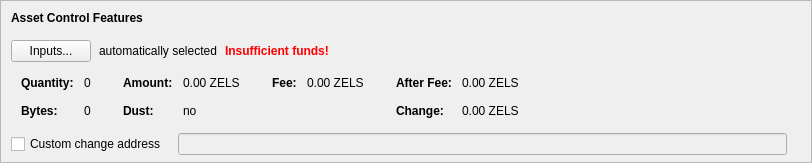
      <widget class="QFrame" name="frameAssetControl">
       <property name="sizePolicy">
        <sizepolicy hsizetype="Expanding" vsizetype="Fixed">
         <horstretch>0</horstretch>
         <verstretch>0</verstretch>
        </sizepolicy>
       </property>
       <property name="maximumSize">
        <size>
         <width>16777215</width>
         <height>16777215</height>
        </size>
       </property>
       <property name="frameShape">
        <enum>QFrame::StyledPanel</enum>
       </property>
       <property name="frameShadow">
        <enum>QFrame::Sunken</enum>
       </property>
       <layout class="QVBoxLayout" name="verticalLayoutAssetControl2">
        <property name="spacing">
         <number>0</number>
        </property>
        <property name="leftMargin">
         <number>0</number>
        </property>
        <property name="topMargin">
         <number>0</number>
        </property>
        <property name="rightMargin">
         <number>0</number>
        </property>
        <property name="bottomMargin">
         <number>6</number>
        </property>
        <item>
         <layout class="QVBoxLayout" name="verticalLayoutAssetControl" stretch="0,0,0,0,1">
          <property name="spacing">
           <number>0</number>
          </property>
          <property name="leftMargin">
           <number>10</number>
          </property>
          <property name="topMargin">
           <number>10</number>
          </property>
          <item>
           <layout class="QHBoxLayout" name="horizontalLayoutAssetControl1">
            <property name="bottomMargin">
             <number>15</number>
            </property>
            <item>
             <widget class="QLabel" name="labelAssetControlFeatures">
              <property name="sizePolicy">
               <sizepolicy hsizetype="Preferred" vsizetype="Maximum">
                <horstretch>0</horstretch>
                <verstretch>0</verstretch>
               </sizepolicy>
              </property>
              <property name="font">
               <font>
                <weight>75</weight>
                <bold>true</bold>
               </font>
              </property>
              <property name="styleSheet">
               <string notr="true">font-weight:bold;</string>
              </property>
              <property name="text">
               <string>Asset Control Features</string>
              </property>
             </widget>
            </item>
           </layout>
          </item>
          <item>
           <layout class="QHBoxLayout" name="horizontalLayoutAssetControl2" stretch="0,0,0,0">
            <property name="spacing">
             <number>8</number>
            </property>
            <property name="bottomMargin">
             <number>10</number>
            </property>
            <item>
             <widget class="QPushButton" name="pushButtonAssetControl">
              <property name="styleSheet">
               <string notr="true"/>
              </property>
              <property name="text">
               <string>Inputs...</string>
              </property>
              <property name="autoDefault">
               <bool>false</bool>
              </property>
             </widget>
            </item>
            <item>
             <widget class="QLabel" name="labelAssetControlAutomaticallySelected">
              <property name="text">
               <string>automatically selected</string>
              </property>
              <property name="margin">
               <number>5</number>
              </property>
             </widget>
            </item>
            <item>
             <widget class="QLabel" name="labelAssetControlInsuffFunds">
              <property name="font">
               <font>
                <weight>75</weight>
                <bold>true</bold>
               </font>
              </property>
              <property name="styleSheet">
               <string notr="true">color:red;font-weight:bold;</string>
              </property>
              <property name="text">
               <string>Insufficient funds!</string>
              </property>
              <property name="margin">
               <number>5</number>
              </property>
             </widget>
            </item>
            <item>
             <spacer name="horizontalSpacerAssetControl">
              <property name="orientation">
               <enum>Qt::Horizontal</enum>
              </property>
              <property name="sizeHint" stdset="0">
               <size>
                <width>40</width>
                <height>1</height>
               </size>
              </property>
             </spacer>
            </item>
           </layout>
          </item>
          <item>
           <widget class="QWidget" name="widgetAssetControl" native="true">
            <property name="sizePolicy">
             <sizepolicy hsizetype="Preferred" vsizetype="Preferred">
              <horstretch>0</horstretch>
              <verstretch>0</verstretch>
             </sizepolicy>
            </property>
            <property name="minimumSize">
             <size>
              <width>0</width>
              <height>0</height>
             </size>
            </property>
            <property name="styleSheet">
             <string notr="true"/>
            </property>
            <layout class="QHBoxLayout" name="horizontalLayoutAssetControl5">
             <property name="leftMargin">
              <number>0</number>
             </property>
             <property name="topMargin">
              <number>0</number>
             </property>
             <property name="rightMargin">
              <number>0</number>
             </property>
             <property name="bottomMargin">
              <number>0</number>
             </property>
             <item>
              <layout class="QHBoxLayout" name="horizontalLayoutAssetControl3" stretch="0,0,0,1">
               <property name="spacing">
                <number>20</number>
               </property>
               <property name="topMargin">
                <number>0</number>
               </property>
               <property name="bottomMargin">
                <number>10</number>
               </property>
               <item>
                <layout class="QFormLayout" name="formLayoutAssetControl1">
                 <property name="horizontalSpacing">
                  <number>10</number>
                 </property>
                 <property name="verticalSpacing">
                  <number>14</number>
                 </property>
                 <property name="leftMargin">
                  <number>10</number>
                 </property>
                 <property name="topMargin">
                  <number>4</number>
                 </property>
                 <property name="rightMargin">
                  <number>6</number>
                 </property>
                 <item row="0" column="0">
                  <widget class="QLabel" name="labelAssetControlQuantityText">
                   <property name="font">
                    <font>
                     <weight>75</weight>
                     <bold>true</bold>
                    </font>
                   </property>
                   <property name="text">
                    <string>Quantity:</string>
                   </property>
                   <property name="margin">
                    <number>0</number>
                   </property>
                  </widget>
                 </item>
                 <item row="0" column="1">
                  <widget class="QLabel" name="labelAssetControlQuantity">
                   <property name="cursor">
                    <cursorShape>IBeamCursor</cursorShape>
                   </property>
                   <property name="contextMenuPolicy">
                    <enum>Qt::ActionsContextMenu</enum>
                   </property>
                   <property name="text">
                    <string notr="true">0</string>
                   </property>
                   <property name="margin">
                    <number>0</number>
                   </property>
                   <property name="textInteractionFlags">
                    <set>Qt::LinksAccessibleByMouse|Qt::TextSelectableByKeyboard|Qt::TextSelectableByMouse</set>
                   </property>
                  </widget>
                 </item>
                 <item row="1" column="0">
                  <widget class="QLabel" name="labelAssetControlBytesText">
                   <property name="font">
                    <font>
                     <weight>75</weight>
                     <bold>true</bold>
                    </font>
                   </property>
                   <property name="text">
                    <string>Bytes:</string>
                   </property>
                  </widget>
                 </item>
                 <item row="1" column="1">
                  <widget class="QLabel" name="labelAssetControlBytes">
                   <property name="cursor">
                    <cursorShape>IBeamCursor</cursorShape>
                   </property>
                   <property name="contextMenuPolicy">
                    <enum>Qt::ActionsContextMenu</enum>
                   </property>
                   <property name="text">
                    <string notr="true">0</string>
                   </property>
                   <property name="textInteractionFlags">
                    <set>Qt::LinksAccessibleByMouse|Qt::TextSelectableByKeyboard|Qt::TextSelectableByMouse</set>
                   </property>
                  </widget>
                 </item>
                </layout>
               </item>
               <item>
                <layout class="QFormLayout" name="formLayoutAssetControl2">
                 <property name="horizontalSpacing">
                  <number>10</number>
                 </property>
                 <property name="verticalSpacing">
                  <number>14</number>
                 </property>
                 <property name="leftMargin">
                  <number>6</number>
                 </property>
                 <property name="topMargin">
                  <number>4</number>
                 </property>
                 <property name="rightMargin">
                  <number>6</number>
                 </property>
                 <item row="0" column="0">
                  <widget class="QLabel" name="labelAssetControlAmountText">
                   <property name="font">
                    <font>
                     <weight>75</weight>
                     <bold>true</bold>
                    </font>
                   </property>
                   <property name="text">
                    <string>Amount:</string>
                   </property>
                   <property name="margin">
                    <number>0</number>
                   </property>
                  </widget>
                 </item>
                 <item row="0" column="1">
                  <widget class="QLabel" name="labelAssetControlAmount">
                   <property name="cursor">
                    <cursorShape>IBeamCursor</cursorShape>
                   </property>
                   <property name="contextMenuPolicy">
                    <enum>Qt::ActionsContextMenu</enum>
                   </property>
                   <property name="text">
                    <string notr="true">0.00 ZELS</string>
                   </property>
                   <property name="textInteractionFlags">
                    <set>Qt::LinksAccessibleByMouse|Qt::TextSelectableByKeyboard|Qt::TextSelectableByMouse</set>
                   </property>
                  </widget>
                 </item>
                 <item row="1" column="0">
                  <widget class="QLabel" name="labelAssetControlLowOutputText">
                   <property name="font">
                    <font>
                     <weight>75</weight>
                     <bold>true</bold>
                    </font>
                   </property>
                   <property name="text">
                    <string>Dust:</string>
                   </property>
                  </widget>
                 </item>
                 <item row="1" column="1">
                  <widget class="QLabel" name="labelAssetControlLowOutput">
                   <property name="cursor">
                    <cursorShape>IBeamCursor</cursorShape>
                   </property>
                   <property name="contextMenuPolicy">
                    <enum>Qt::ActionsContextMenu</enum>
                   </property>
                   <property name="text">
                    <string notr="true">no</string>
                   </property>
                   <property name="textInteractionFlags">
                    <set>Qt::LinksAccessibleByMouse|Qt::TextSelectableByKeyboard|Qt::TextSelectableByMouse</set>
                   </property>
                  </widget>
                 </item>
                </layout>
               </item>
               <item>
                <layout class="QFormLayout" name="formLayoutAssetControl3">
                 <property name="horizontalSpacing">
                  <number>10</number>
                 </property>
                 <property name="verticalSpacing">
                  <number>14</number>
                 </property>
                 <property name="leftMargin">
                  <number>6</number>
                 </property>
                 <property name="topMargin">
                  <number>4</number>
                 </property>
                 <property name="rightMargin">
                  <number>6</number>
                 </property>
                 <item row="0" column="0">
                  <widget class="QLabel" name="labelAssetControlFeeText">
                   <property name="font">
                    <font>
                     <weight>75</weight>
                     <bold>true</bold>
                    </font>
                   </property>
                   <property name="text">
                    <string>Fee:</string>
                   </property>
                   <property name="margin">
                    <number>0</number>
                   </property>
                  </widget>
                 </item>
                 <item row="0" column="1">
                  <widget class="QLabel" name="labelAssetControlFee">
                   <property name="cursor">
                    <cursorShape>IBeamCursor</cursorShape>
                   </property>
                   <property name="contextMenuPolicy">
                    <enum>Qt::ActionsContextMenu</enum>
                   </property>
                   <property name="text">
                    <string notr="true">0.00 ZELS</string>
                   </property>
                   <property name="textInteractionFlags">
                    <set>Qt::LinksAccessibleByMouse|Qt::TextSelectableByKeyboard|Qt::TextSelectableByMouse</set>
                   </property>
                  </widget>
                 </item>
                </layout>
               </item>
               <item>
                <layout class="QFormLayout" name="formLayoutAssetControl4">
                 <property name="horizontalSpacing">
                  <number>10</number>
                 </property>
                 <property name="verticalSpacing">
                  <number>14</number>
                 </property>
                 <property name="leftMargin">
                  <number>6</number>
                 </property>
                 <property name="topMargin">
                  <number>4</number>
                 </property>
                 <property name="rightMargin">
                  <number>6</number>
                 </property>
                 <item row="0" column="0">
                  <widget class="QLabel" name="labelAssetControlAfterFeeText">
                   <property name="font">
                    <font>
                     <weight>75</weight>
                     <bold>true</bold>
                    </font>
                   </property>
                   <property name="text">
                    <string>After Fee:</string>
                   </property>
                   <property name="margin">
                    <number>0</number>
                   </property>
                  </widget>
                 </item>
                 <item row="0" column="1">
                  <widget class="QLabel" name="labelAssetControlAfterFee">
                   <property name="cursor">
                    <cursorShape>IBeamCursor</cursorShape>
                   </property>
                   <property name="contextMenuPolicy">
                    <enum>Qt::ActionsContextMenu</enum>
                   </property>
                   <property name="text">
                    <string notr="true">0.00 ZELS</string>
                   </property>
                   <property name="textInteractionFlags">
                    <set>Qt::LinksAccessibleByMouse|Qt::TextSelectableByKeyboard|Qt::TextSelectableByMouse</set>
                   </property>
                  </widget>
                 </item>
                 <item row="1" column="0">
                  <widget class="QLabel" name="labelAssetControlChangeText">
                   <property name="font">
                    <font>
                     <weight>75</weight>
                     <bold>true</bold>
                    </font>
                   </property>
                   <property name="text">
                    <string>Change:</string>
                   </property>
                  </widget>
                 </item>
                 <item row="1" column="1">
                  <widget class="QLabel" name="labelAssetControlChange">
                   <property name="cursor">
                    <cursorShape>IBeamCursor</cursorShape>
                   </property>
                   <property name="contextMenuPolicy">
                    <enum>Qt::ActionsContextMenu</enum>
                   </property>
                   <property name="text">
                    <string notr="true">0.00 ZELS</string>
                   </property>
                   <property name="textInteractionFlags">
                    <set>Qt::LinksAccessibleByMouse|Qt::TextSelectableByKeyboard|Qt::TextSelectableByMouse</set>
                   </property>
                  </widget>
                 </item>
                </layout>
               </item>
              </layout>
             </item>
            </layout>
           </widget>
          </item>
          <item>
           <layout class="QHBoxLayout" name="horizontalLayoutAssetControl4" stretch="0,0,0">
            <property name="spacing">
             <number>12</number>
            </property>
            <property name="sizeConstraint">
             <enum>QLayout::SetDefaultConstraint</enum>
            </property>
            <property name="topMargin">
             <number>5</number>
            </property>
            <property name="rightMargin">
             <number>5</number>
            </property>
            <item>
             <widget class="QCheckBox" name="checkBoxAssetControlChange">
              <property name="toolTip">
               <string>If this is activated, but the change address is empty or invalid, change will be sent to a newly generated address.</string>
              </property>
              <property name="text">
               <string>Custom change address</string>
              </property>
             </widget>
            </item>
            <item>
             <widget class="QValidatedLineEdit" name="lineEditAssetControlChange">
              <property name="enabled">
               <bool>false</bool>
              </property>
              <property name="sizePolicy">
               <sizepolicy hsizetype="Expanding" vsizetype="Fixed">
                <horstretch>0</horstretch>
                <verstretch>0</verstretch>
               </sizepolicy>
              </property>
             </widget>
            </item>
            <item>
             <widget class="QLabel" name="labelAssetControlChangeLabel">
              <property name="sizePolicy">
               <sizepolicy hsizetype="Preferred" vsizetype="Expanding">
                <horstretch>0</horstretch>
                <verstretch>0</verstretch>
               </sizepolicy>
              </property>
              <property name="minimumSize">
               <size>
                <width>0</width>
                <height>0</height>
               </size>
              </property>
              <property name="text">
               <string/>
              </property>
              <property name="margin">
               <number>3</number>
              </property>
             </widget>
            </item>
           </layout>
          </item>
          <item>
           <spacer name="verticalSpacerAssetControl">
            <property name="orientation">
             <enum>Qt::Vertical</enum>
            </property>
            <property name="sizeHint" stdset="0">
             <size>
              <width>800</width>
              <height>1</height>
             </size>
            </property>
           </spacer>
          </item>
         </layout>
        </item>
       </layout>
      </widget>
